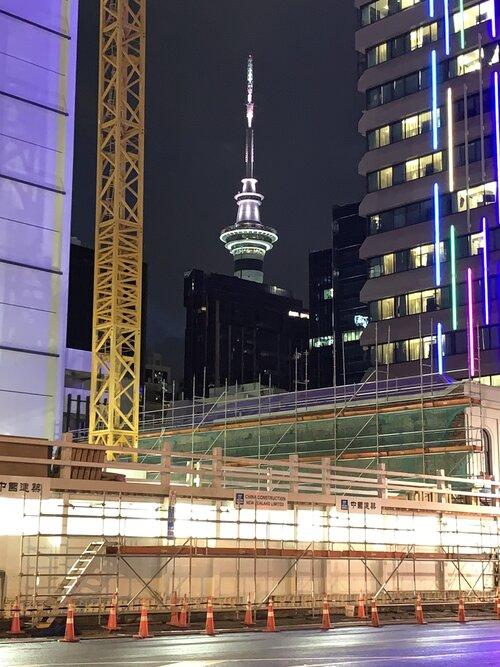
#> input picture nztowerds.jpg, 500 x 667 px
$ python gaussianblur.py
#> lines starting #> are read from the running program, lines starting #| are printed output that depends on the picture
import time
import numpy as np
import cv2

def grayscale(img):
	img = cv2.cvtColor(img,cv2.COLOR_BGR2GRAY)
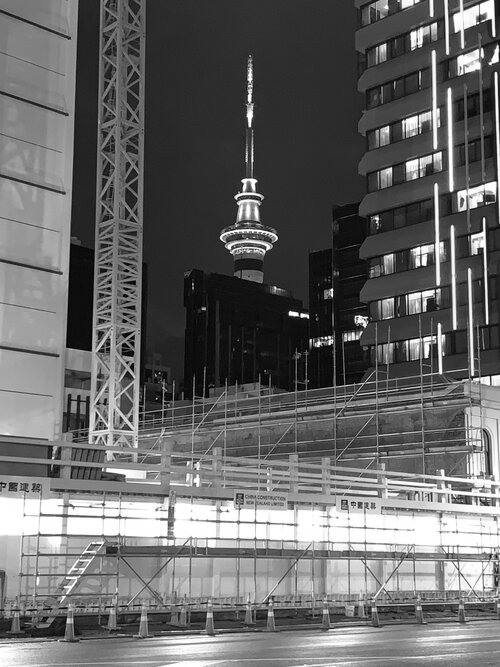
#> img: shape (667, 500); min 0, max 255, mean 103.3
	#cv2.imwrite('grayscale.jpg',img)
	return img

# [24 lines left out: function blur, not called in this run]

def sepblur(img):
	print("blurring")
	output = np.zeros_like(img)
	output2 = np.zeros_like(img)
	kernelc = np.array([[1],[2],[1]])/4
	kernelr = np.array([1,2,1])/4 #[row][column]
	rows = img.shape[0]
#> rows = 667
	cols = img.shape[1]
#> cols = 500
	for r in range(rows):
		for c in range(cols):
			for kc in range(3):
				ii = c - kc
				if ii>=0 and ii < cols:
					output[r][c] += kernelc[kc][0] * img[r][ii]
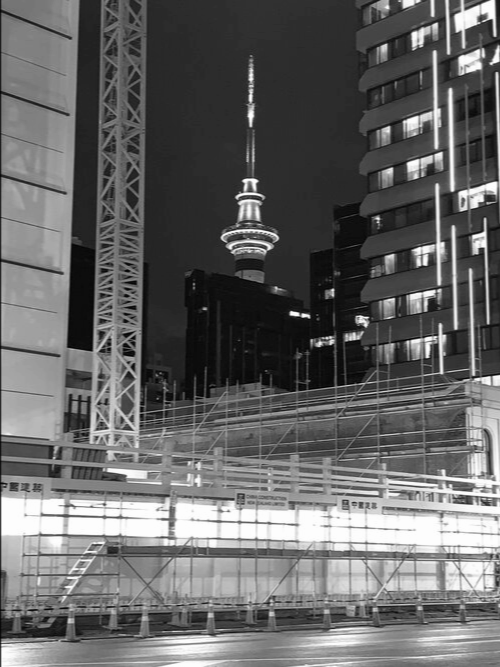
#> output: shape (667, 500); min 0, max 253, mean 102

	for r in range(rows):
		for c in range(cols):
			for kr in range(3):
				jj = r - kr
				if jj>=0 and jj < rows:
					output2[r][c] += kernelr[kr] * output[jj][c]
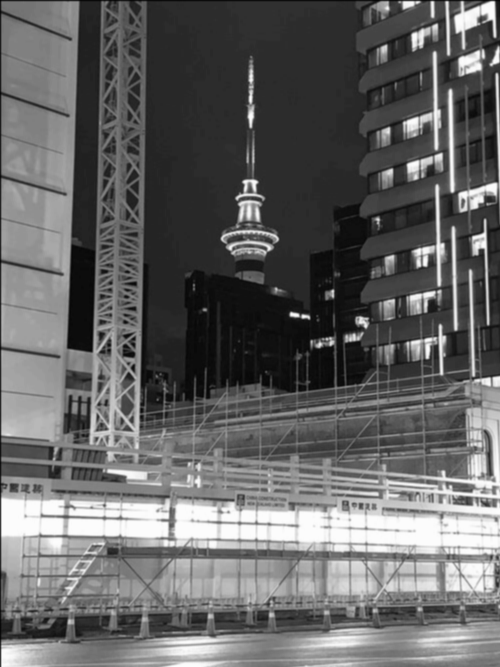
#> output2: shape (667, 500); min 4, max 252, mean 100.9

	#cv2.imwrite('sepblurred.jpg',output2)
	return output2

# [13 lines left out: function cv2prewitt, not called in this run]

def prewitt(gray_img):
	output = np.zeros_like(gray_img)
	horizontal = np.array([[1,1,1],[0,0,0],[-1,-1,-1]])
	vertical = np.array([[-1,0,1],[-1,0,1],[-1,0,1]])
	rows = gray_img.shape[0]
#> rows = 667
	cols = gray_img.shape[1]
#> cols = 500
	hori,vert = 0,0
	for i in range(1,rows-1):
		for j in range(1,cols-1):
			hori,vert = 0,0
			for kr in range(3):
				for kc in range(3):
					hori += horizontal[kr][kc] * gray_img[i-kr][j-kc]
					vert += vertical[kr][kc] * gray_img[i-kr][j-kc]
					#print(hori,vert)
			#hori = (horizontal[0, 0] * gray_img[i - 1, j - 1]) + \
                    #(horizontal[0, 1] * gray_img[i - 1, j]) + \
                    #(horizontal[0, 2] * gray_img[i - 1, j + 1]) + \
                    #(horizontal[1, 0] * gray_img[i, j - 1]) + \
                    #(horizontal[1, 1] * gray_img[i, j]) + \
                    #(horizontal[1, 2] * gray_img[i, j + 1]) + \
                    #(horizontal[2, 0] * gray_img[i + 1, j - 1]) + \
                    #(horizontal[2, 1] * gray_img[i + 1, j]) + \
                    #(horizontal[2, 2] * gray_img[i + 1, j + 1])

			#vert= (vertical[0, 0] * gray_img[i - 1, j - 1]) + \
                #(vertical[0, 1] * gray_img[i - 1, j]) + \
                #(vertical[0, 2] * gray_img[i - 1, j + 1]) + \
                #(vertical[1, 0] * gray_img[i, j - 1]) + \
                #(vertical[1, 1] * gray_img[i, j]) + \
                #(vertical[1, 2] * gray_img[i, j + 1]) + \
                #(vertical[2, 0] * gray_img[i + 1, j - 1]) + \
                #(vertical[2, 1] * gray_img[i + 1, j]) + \
                #(vertical[2, 2] * gray_img[i + 1, j + 1])

    		# Edge Magnitude
			mag = np.sqrt(pow(hori, 2.0) + pow(vert, 2.0))
			output[i - 1, j - 1] = mag
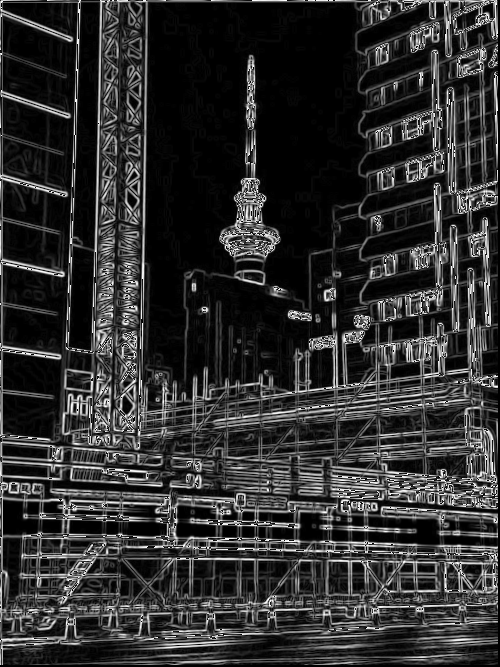
#> output: shape (667, 500); min 0, max 255, mean 47.8

	cv2.imwrite('prewitt.jpg',output)
	#cv2.imshow('prewitt',output)
	#cv2.waitKey(0)


# [59 lines left out: function sepprewitt, not called in this run]
	#cv2.imwrite('prewittadd.jpg',hori + vert)
	#cv2.imshow('sep prewitt',out)
	#cv2.waitKey(0)

def opencvgaussian(img):
	cv2.imwrite('opencvgaussian.jpg',cv2.GaussianBlur(img, (3,3),0))

# [8 lines left out: function speedtest, not called in this run]

def start():
	imgpath = 'nztowerds.jpg'
	grayimg = grayscale(cv2.imread(imgpath))
	#img = blur(grayimg)
	img = sepblur(grayimg)
	prewitt(img)
	# [4 lines of commented-out code are left out]

if __name__ == "__main__":
	start()

$ run again, with sobelX.jpg copied over nztowerds.jpg
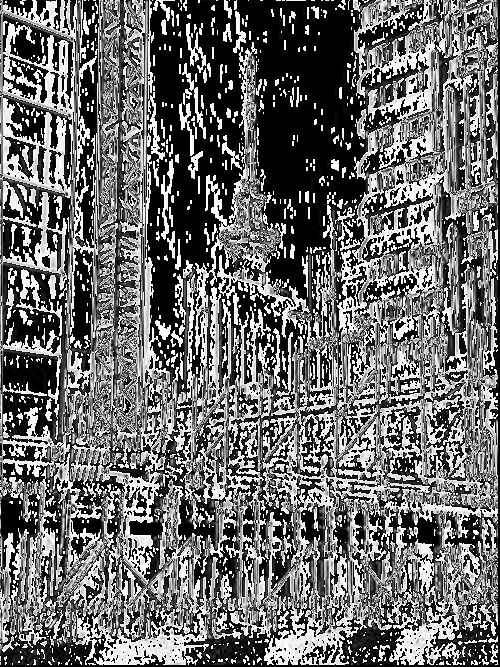
#> input picture sobelX.jpg, 500 x 667 px
#> after the loop in sepblur, `for r in range(rows):`:
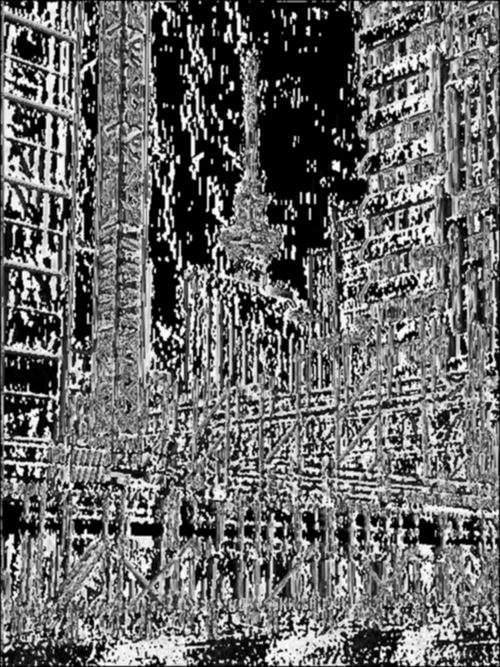
#> output2: shape (667, 500); min 0, max 252, mean 105.3
#> after the loop in prewitt, `for i in range(1,rows-1):`:
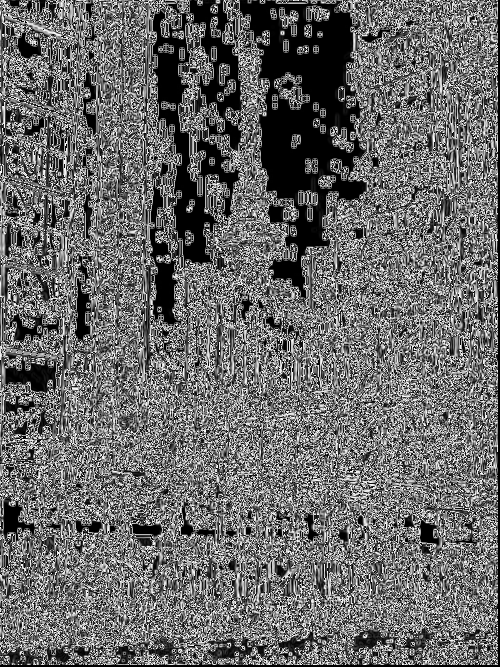
#> output: shape (667, 500); min 0, max 255, mean 105.5
